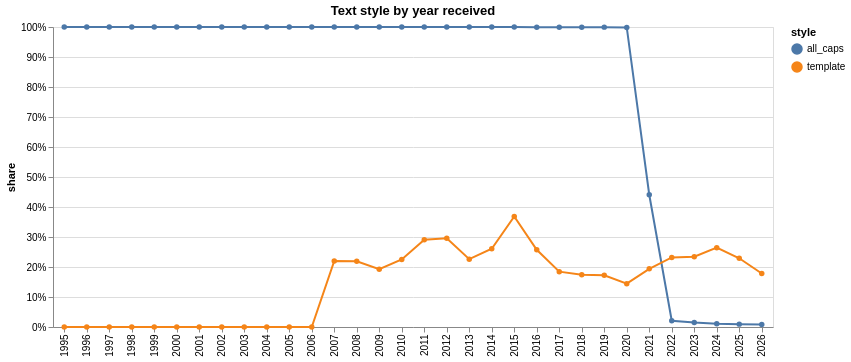

Notebook cell for this chart:
### Code cell
style = (
    text.group_by("YEAR")
    .agg(pl.col("all_caps").mean(), pl.col("template").mean())
    .unpivot(index="YEAR", variable_name="style", value_name="share")
)
alt.Chart(style).mark_line(point=True).encode(
    x=alt.X("YEAR:O", title=None),
    y=alt.Y("share:Q", axis=alt.Axis(format="%")),
    color="style:N",
    tooltip=["YEAR", "style", alt.Tooltip("share:Q", format=".1%")],
).properties(title="Text style by year received", width=720)

### Figure 1 — Vega-Lite specification as saved in the notebook (floating-point values rounded to 4 significant figures)
{"config": {"view": {"continuousWidth": 300, "continuousHeight": 300}}, "data": {"name": "data-adb682f5296a99acac3c9f643a51f8d9"}, "mark": {"type": "line", "point": true}, "encoding": {"color": {"field": "style", "type": "nominal"}, "tooltip": [{"field": "YEAR", "type": "quantitative"}, {"field": "style", "type": "nominal"}, {"field": "share", "format": ".1%", "type": "quantitative"}], "x": {"field": "YEAR", "title": null, "type": "ordinal"}, "y": {"axis": {"format": "%"}, "field": "share", "type": "quantitative"}}, "title": "Text style by year received", "width": 720, "$schema": "https://vega.github.io/schema/vega-lite/v6.4.1.json", "datasets": {"data-adb682f5296a99acac3c9f643a51f8d9": [{"YEAR": 2005, "style": "all_caps", "share": 1.0}, {"YEAR": 2004, "style": "all_caps", "share": 0.9998}, {"YEAR": 2009, "style": "all_caps", "share": 1.0}, {"YEAR": 2022, "style": "all_caps", "share": 0.02088}, {"YEAR": 2016, "style": "all_caps", "share": 0.9994}, {"YEAR": 1995, "style": "all_caps", "share": 1.0}, {"YEAR": 1997, "style": "all_caps", "share": 1.0}, {"YEAR": 1998, "style": "all_caps", "share": 1.0}, {"YEAR": 2019, "style": "all_caps", "share": 0.9996}, {"YEAR": 2011, "style": "all_caps", "share": 1.0}, {"YEAR": 2018, "style": "all_caps", "share": 0.9994}, {"YEAR": 1996, "style": "all_caps", "share": 1.0}, {"YEAR": 2006, "style": "all_caps", "share": 1.0}, {"YEAR": 1999, "style": "all_caps", "share": 1.0}, {"YEAR": 2024, "style": "all_caps", "share": 0.01054}, {"YEAR": 2003, "style": "all_caps", "share": 1.0}, {"YEAR": 2021, "style": "all_caps", "share": 0.4409}, {"YEAR": 2014, "style": "all_caps", "share": 1.0}, {"YEAR": 2008, "style": "all_caps", "share": 1.0}, {"YEAR": 2015, "style": "all_caps", "share": 0.9999}, {"YEAR": 2026, "style": "all_caps", "share": 0.008028}, {"YEAR": 2013, "style": "all_caps", "share": 1.0}, {"YEAR": 2007, "style": "all_caps", "share": 0.9999}, {"YEAR": 2012, "style": "all_caps", "share": 1.0}, {"YEAR": 2002, "style": "all_caps", "share": 0.9999}, {"YEAR": 2001, "style": "all_caps", "share": 1.0}, {"YEAR": 2017, "style": "all_caps", "share": 0.9991}, {"YEAR": 2010, "style": "all_caps", "share": 0.9999}, {"YEAR": 2020, "style": "all_caps", "share": 0.9985}, {"YEAR": 2000, "style": "all_caps", "share": 1.0}, {"YEAR": 2025, "style": "all_caps", "share": 0.009574}, {"YEAR": 2023, "style": "all_caps", "share": 0.01484}, {"YEAR": 2005, "style": "template", "share": 4.979e-05}, {"YEAR": 2004, "style": "template", "share": 0.0}, {"YEAR": 2009, "style": "template", "share": 0.1925}, {"YEAR": 2022, "style": "template", "share": 0.2318}, {"YEAR": 2016, "style": "template", "share": 0.2573}, {"YEAR": 1995, "style": "template", "share": 0.0}, {"YEAR": 1997, "style": "template", "share": 0.0}, {"YEAR": 1998, "style": "template", "share": 0.0}, {"YEAR": 2019, "style": "template", "share": 0.1724}, {"YEAR": 2011, "style": "template", "share": 0.2908}, {"YEAR": 2018, "style": "template", "share": 0.1738}, {"YEAR": 1996, "style": "template", "share": 0.0}, {"YEAR": 2006, "style": "template", "share": 0.0001629}, {"YEAR": 1999, "style": "template", "share": 0.0}, {"YEAR": 2024, "style": "template", "share": 0.2644}, {"YEAR": 2003, "style": "template", "share": 0.0}, {"YEAR": 2021, "style": "template", "share": 0.194}, {"YEAR": 2014, "style": "template", "share": 0.2609}, {"YEAR": 2008, "style": "template", "share": 0.2194}, {"YEAR": 2015, "style": "template", "share": 0.3685}, {"YEAR": 2026, "style": "template", "share": 0.1785}, {"YEAR": 2013, "style": "template", "share": 0.2261}, {"YEAR": 2007, "style": "template", "share": 0.22}, {"YEAR": 2012, "style": "template", "share": 0.2956}, {"YEAR": 2002, "style": "template", "share": 0.0}, {"YEAR": 2001, "style": "template", "share": 0.0}, {"YEAR": 2017, "style": "template", "share": 0.1844}, {"YEAR": 2010, "style": "template", "share": 0.2252}, {"YEAR": 2020, "style": "template", "share": 0.1445}, {"YEAR": 2000, "style": "template", "share": 0.0}, {"YEAR": 2025, "style": "template", "share": 0.2291}, {"YEAR": 2023, "style": "template", "share": 0.2341}]}}
